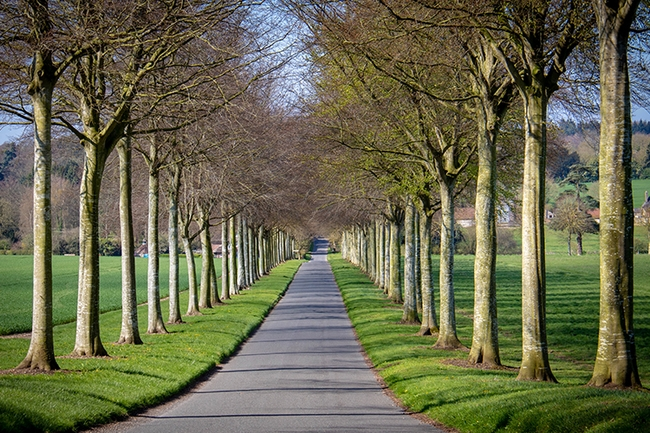
//> input picture Estimate_vanishing_points_data/1603176284-vanishingpoint.jpg, 650 x 433 px; its folder holds only this picture in this run
$ ./Vanishing_Point_Estimation   (built with g++ and OpenCV 4)
//> lines starting //> are read from the running program, lines starting //| are printed output that depends on the picture; after the words box and inside, x2 and y2 are one past the last pixel; in counts of white or black regions, pixels touching at a corner belong together
#include <opencv2/opencv.hpp>
#include <iostream>
#include <vector>
#include <cmath>
#include <filesystem>

namespace fs = std::filesystem;
using namespace cv;
using namespace std;

/**
 * Computes the intersection point between two line segments
 * @param a First line represented as Vec4i (x1, y1, x2, y2)
 * @param b Second line represented as Vec4i (x1, y1, x2, y2)
 * @return Point2f representing the intersection point, or (-1, -1) if lines are parallel
 */
Point2f computeIntersection(Vec4i a, Vec4i b) {
    // Extract points from line segments
    Point2f p1(a[0], a[1]), p2(a[2], a[3]);
    Point2f q1(b[0], b[1]), q2(b[2], b[3]);

    // Line 1: Ax + By = C
    float A1 = p2.y - p1.y;
    float B1 = p1.x - p2.x;
    float C1 = A1 * p1.x + B1 * p1.y;

    // Line 2: Ax + By = C
    float A2 = q2.y - q1.y;
    float B2 = q1.x - q2.x;
    float C2 = A2 * q1.x + B2 * q1.y;

    // Determinant for Cramer's rule
    float det = A1 * B2 - A2 * B1;

    // Check if lines are parallel (determinant close to zero)
    if (fabs(det) < 1e-10) return Point2f(-1, -1);

    // Solve system of equations using Cramer's rule
    float x = (B2 * C1 - B1 * C2) / det;
    float y = (A1 * C2 - A2 * C1) / det;

    return Point2f(x, y);
}

/**
 * Processes an image to detect and visualize vanishing points
 * @param inputPath Path to the input image
 * @param outputPath Path where the result image will be saved
 */
void processImage(const string& inputPath, const string& outputPath) {
    // Load the input image
    Mat img = imread(inputPath);
//> img is the input picture: 433 rows x 650 cols, CV_8UC3; mean B, G, R 77.4, 104.6, 104.3
    if (img.empty()) {
        cerr << "Failed to load: " << inputPath << endl;
        return;
    }

    // Preprocess the image: convert to grayscale and apply blur
    Mat gray, blurred, edges;
    cvtColor(img, gray, COLOR_BGR2GRAY);
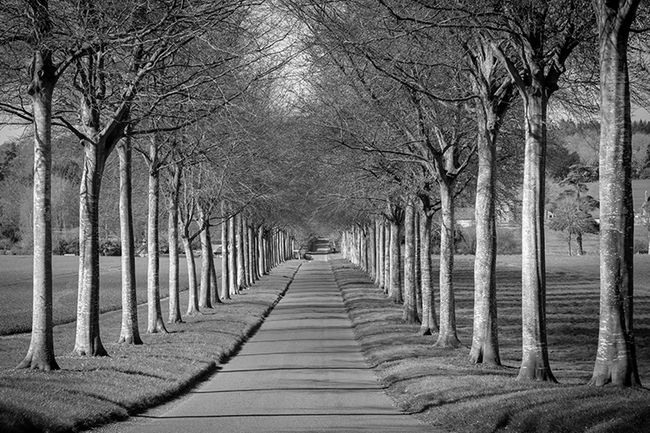
//> gray: 433 rows x 650 cols, CV_8UC1; min 0, max 255, mean 101.4
    GaussianBlur(gray, blurred, Size(5, 5), 1.5);
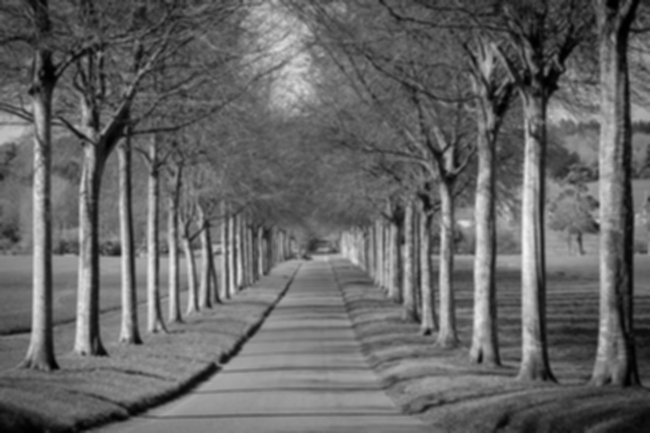
//> blurred: 433 rows x 650 cols, CV_8UC1; min 0, max 243, mean 101.4

    // Detect edges using Canny algorithm
    Canny(blurred, edges, 50, 150);
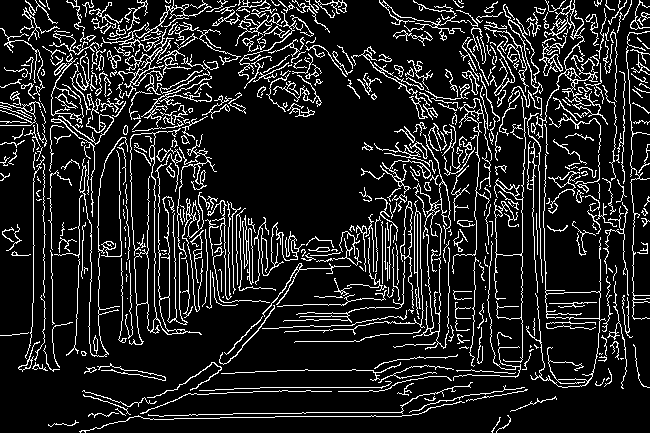
//> edges: 433 rows x 650 cols, CV_8UC1; 13.2% white in thin lines or dots

    // Detect lines using Hough transform
    vector<Vec4i> lines;
    HoughLinesP(edges, lines, 1, CV_PI / 180, 100, 100, 10);
//> lines = 67 lines (x1, y1, x2, y2), first 8: [189, 414, 290, 413], [277, 370, 385, 370], [452, 88, 579, 101], [386, 200, 553, 33], [49, 45, 206, 36], [341, 241, 475, 202], [303, 341, 451, 193], [154, 306, 154, 178]

    // Filter lines based on their angle (exclude horizontal and vertical lines)
    vector<Vec4i> filtered;
    for (auto& l : lines) {
        float dx = l[2] - l[0];
        float dy = l[3] - l[1];
        float angle = atan2(dy, dx) * 180 / CV_PI;
        if (fabs(angle) > 20 && fabs(angle) < 160)
            filtered.push_back(l);
    }
//> this loop made 67 passes
//> (l, dx, dy, angle) on passes 1 to 12: ([189, 414, 290, 413], 101, -1, -0.567), ([277, 370, 385, 370], 108, 0, 0), ([452, 88, 579, 101], 127, 13, 5.84), ([386, 200, 553, 33], 167, -167, -45), ([49, 45, 206, 36], 157, -9, -3.28), ([341, 241, 475, 202], 134, -39, -16.23), ([303, 341, 451, 193], 148, -148, -45), ([154, 306, 154, 178], 0, -128, -90), ([134, 73, 258, 56], 124, -17, -7.81), ([16, 112, 132, 104], 116, -8, -3.95), ([346, 255, 474, 255], 128, 0, 0), ([464, 42, 567, 20], 103, -22, -12.06)
//> (dx, dy, angle) on passes 61, 62, 63, 66, 67: (116, -116, -45), (104, -55, -27.87), (147, -147, -45), (103, 55, 28.1), (2, -109, -88.95)

    // Find intersections between all pairs of lines
    vector<Point2f> intersections;
    for (size_t i = 0; i < filtered.size(); i++) {
        for (size_t j = i + 1; j < filtered.size(); j++) {
            Point2f pt = computeIntersection(filtered[i], filtered[j]);

            // Keep only intersections within reasonable bounds (allow some margin outside image)
            if (pt.x >= 0 && pt.y >= 0 && pt.x < img.cols * 2 && pt.y < img.rows * 2) {
                intersections.push_back(pt);
            }
        }
    }
//> this loop made 35 passes
//> after the loop, intersections = 481 Points (x, y), first 12: [154, 432], [522, 64], [33, 553], [181.4, 404.6], [377.9, 208.1], [360.6, 225.4], [285, 301], [427.8, 158.2], [355.5, 230.5], [328.4, 257.6], [44, 542], [302.5, 283.5]

    // Compute the vanishing point as the average of all intersections
    Point2f vp(0, 0);
    for (auto& p : intersections) vp += p;
//> this loop made 481 passes
//> (p, vp) on passes 2 to 4: (Point(522, 64), Point(676, 496)), (Point(33, 553), Point(709, 1049)), (Point(181.4, 404.6), Point(890.4, 1453.6))
//> after the loop, vp = Point(147207.8, 124640.6)
    if (!intersections.empty()) vp *= 1.0 / intersections.size();
//> vp = Point(306, 259.1)

    // Create output visualization
    Mat result = img.clone();

    // Draw the filtered lines
    for (auto& l : filtered)
        line(result, Point(l[0], l[1]), Point(l[2], l[3]), Scalar(0, 255, 0), 2);
//> this loop made 35 passes
//> l on passes 1 to 12: [386, 200, 553, 33], [303, 341, 451, 193], [154, 306, 154, 178], [522, 302, 522, 185], [33, 302, 33, 79], [175, 84, 177, 184], [121, 328, 316, 237], [599, 258, 599, 83], [157, 329, 269, 272], [347, 249, 502, 119], [148, 306, 290, 231], [351, 226, 482, 357]
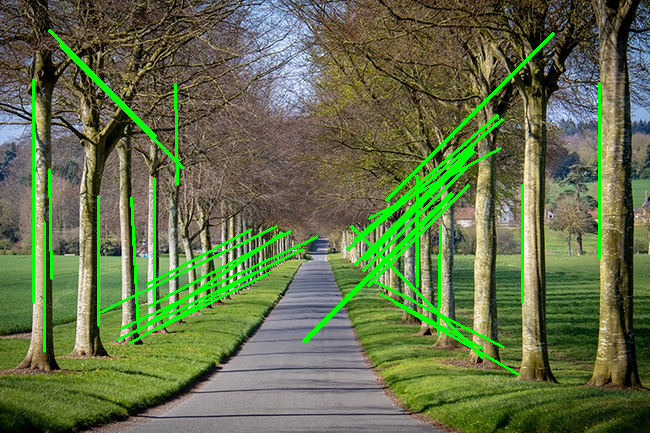
//> result: 433 rows x 650 cols, CV_8UC3; 5.63% of pixels changed, all inside (x1, y1, x2, y2) = (32, 29, 601, 376)

    // Draw the vanishing point
    if (!intersections.empty())
        circle(result, vp, 10, Scalar(0, 0, 255), -1);
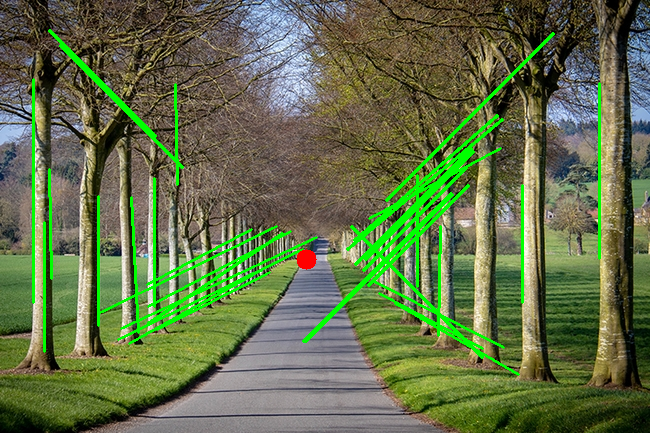
//> result: 433 rows x 650 cols, CV_8UC3; 0.11% of pixels changed, all inside (x1, y1, x2, y2) = (296, 249, 317, 270)

    // Save the result
    imwrite(outputPath, result);
    cout << "Processed: " << inputPath << " → " << outputPath << endl;
}

/**
 * Main function that processes all images in a specified folder
 */
int main() {
    // Input and output directories
    string folder = "Estimate_vanishing_points_data";
    string outputFolder = "output_results";

    // Create output directory if it doesn't exist
    fs::create_directories(outputFolder);

    // Process each image in the input folder
    for (const auto& entry : fs::directory_iterator(folder)) {
        string path = entry.path().string();
        string filename = entry.path().filename().string();
        string outputPath = outputFolder + "/" + filename;

        processImage(path, outputPath);
    }

    return 0;
}

$ run again, on Estimate_vanishing_points_data/maxresdefault.jpg
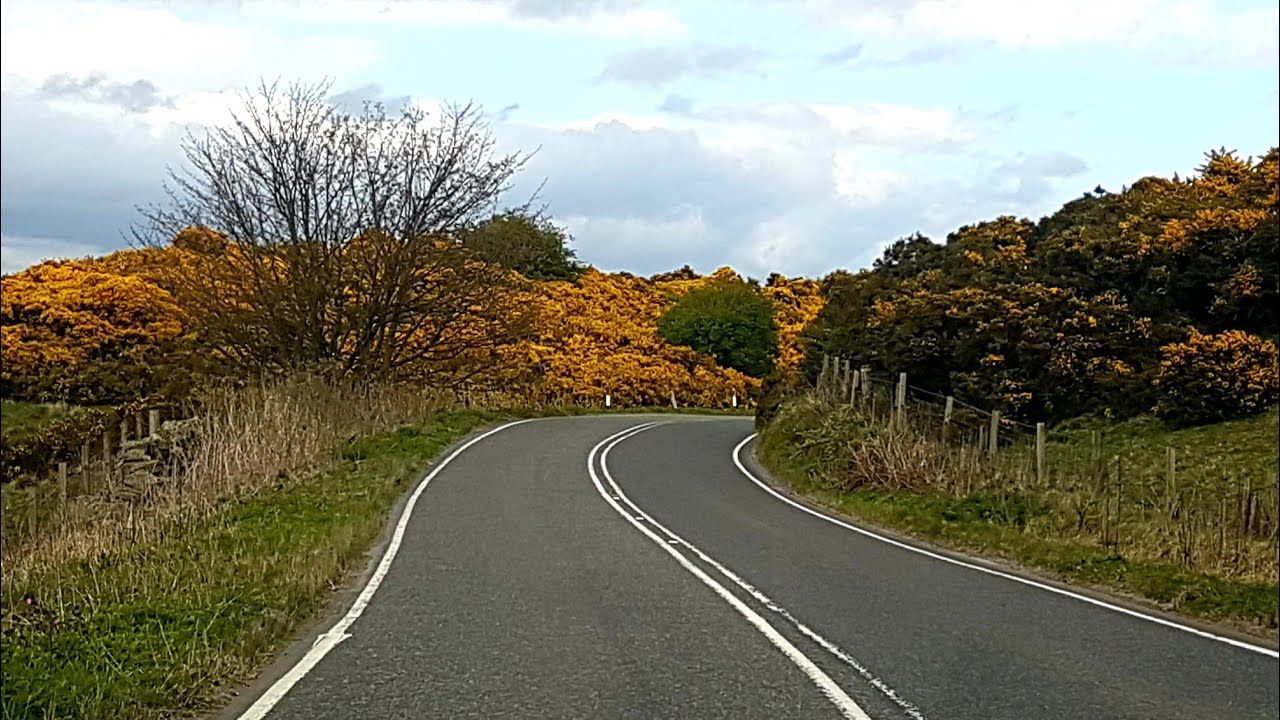
//> input picture Estimate_vanishing_points_data/maxresdefault.jpg, 1280 x 720 px
//> in processImage, img is the input picture: 720 rows x 1280 cols, CV_8UC3; mean B, G, R 107.4, 125.1, 125
//> in processImage, `Canny(blurred, edges, 50, 150);`:
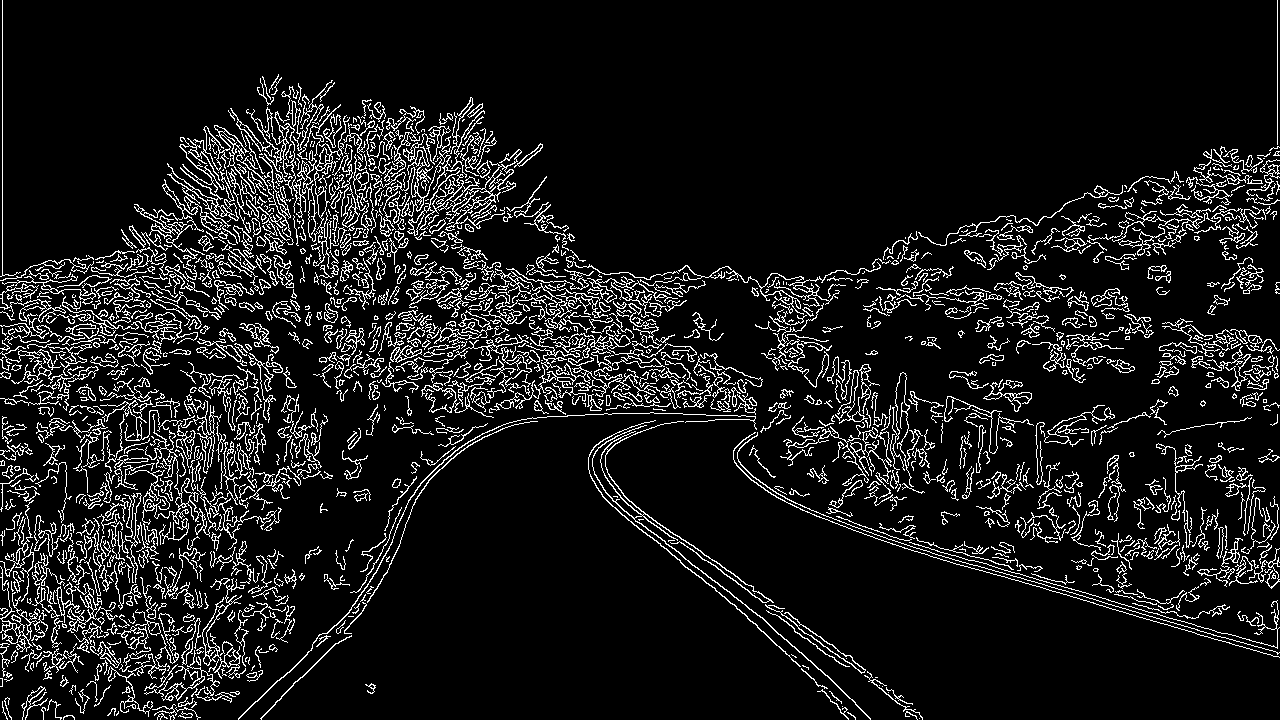
//> edges: 720 rows x 1280 cols, CV_8UC1; 9.8% white in thin lines or dots
//> lines = 217 lines (x1, y1, x2, y2), first 8: [2, 311, 2, 0], [449, 379, 645, 331], [989, 565, 1277, 648], [505, 290, 631, 279], [395, 348, 529, 319], [206, 134, 423, 235], [489, 311, 652, 291], [128, 519, 246, 401]
//> the loop in processImage, `for (auto& l : lines)` made 217 passes
//> (l, dx, dy, angle) on passes 1 to 3: ([2, 311, 2, 0], 0, -311, -90), ([449, 379, 645, 331], 196, -48, -13.76), ([989, 565, 1277, 648], 288, 83, 16.08)
//> after the loop in processImage, `for (auto& l : lines)`: filtered = 104 items, first 8: [2, 311, 2, 0], [206, 134, 423, 235], [128, 519, 246, 401], [189, 176, 395, 251], [281, 150, 430, 299], [228, 195, 381, 254], [516, 283, 626, 328], [2, 666, 272, 396]
//> the loop in processImage, `for (size_t i = 0; i < filtered.size(); i++)` made 104 passes
//> after the loop in processImage, `for (size_t i = 0; i < filtered.size(); i++)`: intersections = 4346 Points (x, y), first 12: [2, 39.05], [2, 645], [2, 107.9], [2, 107.8], [2, 72.73], [2, 666], [2, 51.57], [2, 58.92], [2, 89.76], [2, 19.96], [2, 689], [2, 35]
//> the loop in processImage, `for (auto& p : intersections) vp += p;` made 4346 passes
//> (p, vp) on passes 2 to 4: (Point(2, 645), Point(4, 684.1)), (Point(2, 107.9), Point(6, 792)), (Point(2, 107.8), Point(8, 899.8))
//> after the loop in processImage, `for (auto& p : intersections) vp += p;`: vp = Point(4155736, 1966488)
//> in processImage, `if (!intersections.empty()) vp *= 1.0 / intersections.size();`: vp = Point(956.2, 452.5)
//> the loop in processImage, `for (auto& l : filtered)` made 104 passes
//> after the loop in processImage, `for (auto& l : filtered)`:
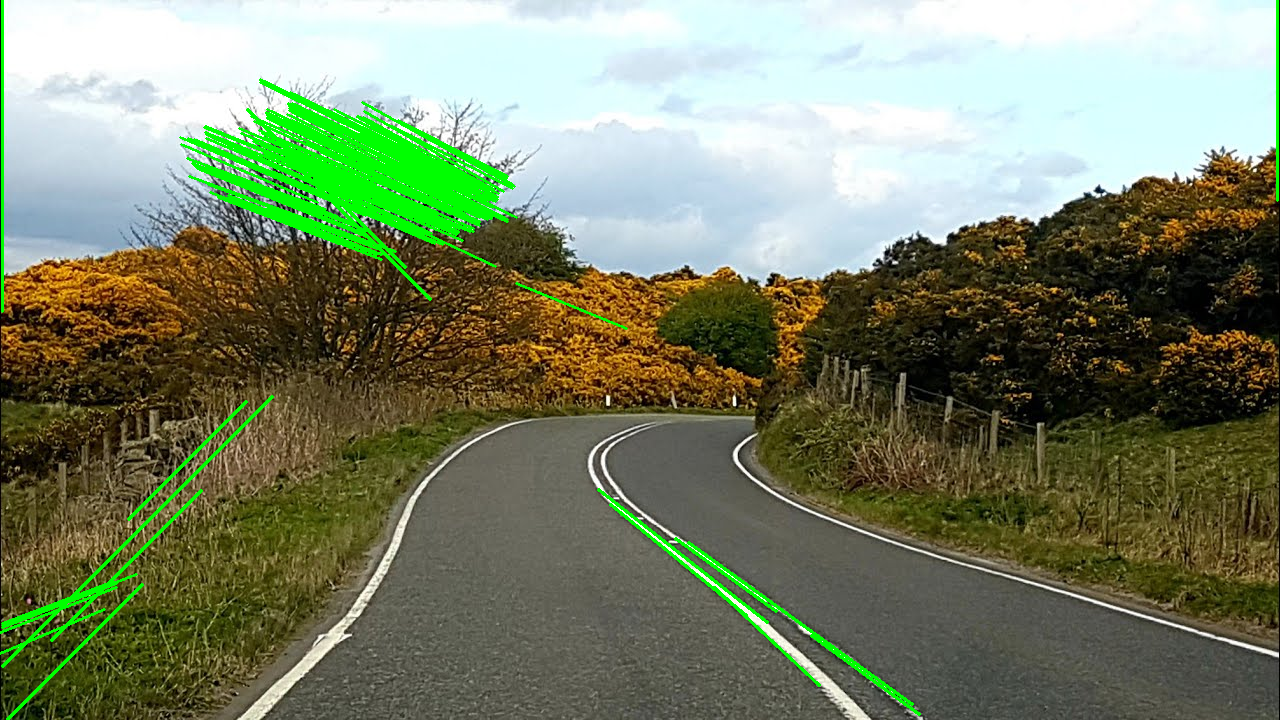
//> result: 720 rows x 1280 cols, CV_8UC3; 3.95% of pixels changed, all inside (x1, y1, x2, y2) = (0, 0, 1279, 720)

$ run again, on Estimate_vanishing_points_data/pexels-photo-10622719.jpeg
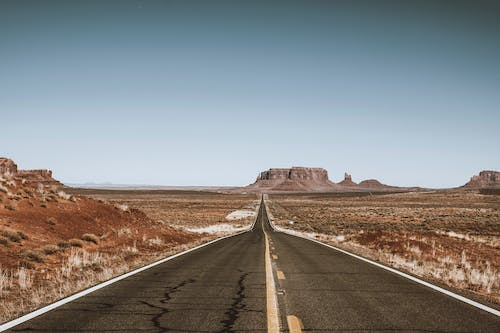
//> input picture Estimate_vanishing_points_data/pexels-photo-10622719.jpeg, 500 x 333 px
//> in processImage, img is the input picture: 333 rows x 500 cols, CV_8UC3; mean B, G, R 130.3, 132.3, 133
//> in processImage, `Canny(blurred, edges, 50, 150);`:
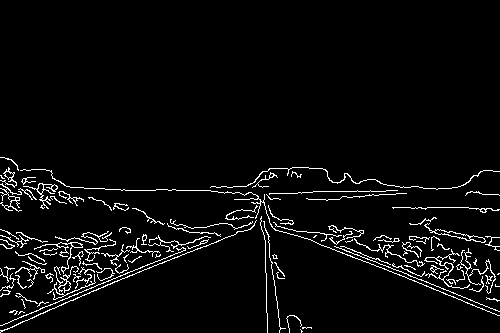
//> edges: 333 rows x 500 cols, CV_8UC1; 4.2% white in thin lines or dots, all inside (x1, y1, x2, y2) = (0, 157, 500, 333)
//> lines = 5 lines (x1, y1, x2, y2): [12, 320, 207, 241], [65, 302, 275, 217], [329, 247, 499, 315], [242, 194, 357, 190], [344, 249, 485, 306]
//> the loop in processImage, `for (auto& l : lines)` made 5 passes
//> (l, dx, dy, angle) on passes 1 to 5: ([12, 320, 207, 241], 195, -79, -22.05), ([65, 302, 275, 217], 210, -85, -22.04), ([329, 247, 499, 315], 170, 68, 21.8), ([242, 194, 357, 190], 115, -4, -1.99), ([344, 249, 485, 306], 141, 57, 22.01)
//> the loop in processImage, `for (size_t i = 0; i < filtered.size(); i++)` made 4 passes
//> after the loop in processImage, `for (size_t i = 0; i < filtered.size(); i++)`: intersections = 4 Points (x, y): [260.2, 219.5], [265.5, 217.3], [264.6, 221.2], [269.9, 219.1]
//> the loop in processImage, `for (auto& p : intersections) vp += p;` made 4 passes
//> (p, vp) on passes 2 to 4: (Point(265.5, 217.3), Point(525.7, 436.7)), (Point(264.6, 221.2), Point(790.3, 658)), (Point(269.9, 219.1), Point(1060.2, 877))
//> in processImage, `if (!intersections.empty()) vp *= 1.0 / intersections.size();`: vp = Point(265, 219.3)
//> the loop in processImage, `for (auto& l : filtered)` made 4 passes
//> in processImage, `circle(result, vp, 10, Scalar(0, 0, 255), -1);`:
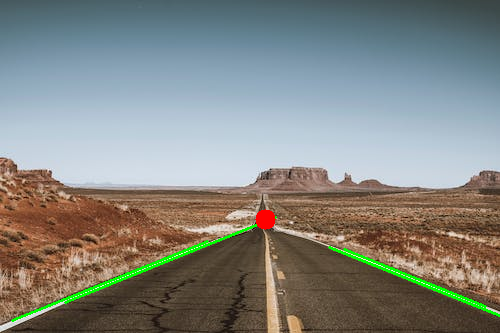
//> result: 333 rows x 500 cols, CV_8UC3; mean B, G, R 128.7, 133.7, 131.6

$ run again, on Estimate_vanishing_points_data/vanishing-point-4468780__340.jpg
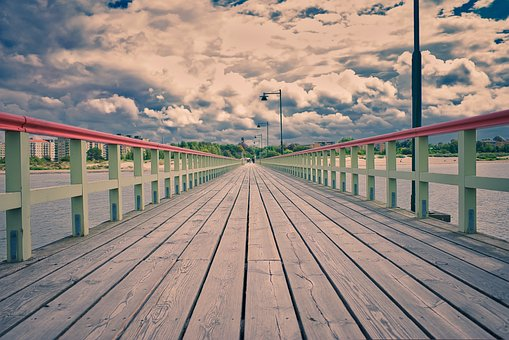
//> input picture Estimate_vanishing_points_data/vanishing-point-4468780__340.jpg, 509 x 340 px
//> in processImage, img is the input picture: 340 rows x 509 cols, CV_8UC3; mean B, G, R 130.8, 137.8, 150.4
//> in processImage, `Canny(blurred, edges, 50, 150);`:
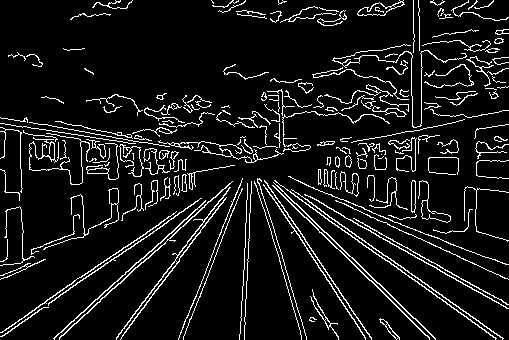
//> edges: 340 rows x 509 cols, CV_8UC1; 8.9% white in thin lines or dots
//> lines = 35 lines (x1, y1, x2, y2), first 8: [273, 182, 435, 338], [59, 337, 232, 181], [291, 189, 502, 337], [344, 217, 508, 308], [310, 207, 496, 338], [116, 338, 230, 187], [317, 208, 502, 338], [57, 292, 176, 211]
//> the loop in processImage, `for (auto& l : lines)` made 35 passes
//> (l, dx, dy, angle) on passes 1 to 8: ([273, 182, 435, 338], 162, 156, 43.92), ([59, 337, 232, 181], 173, -156, -42.04), ([291, 189, 502, 337], 211, 148, 35.05), ([344, 217, 508, 308], 164, 91, 29.02), ([310, 207, 496, 338], 186, 131, 35.16), ([116, 338, 230, 187], 114, -151, -52.95), ([317, 208, 502, 338], 185, 130, 35.1), ([57, 292, 176, 211], 119, -81, -34.24)
//> the loop in processImage, `for (size_t i = 0; i < filtered.size(); i++)` made 31 passes
//> after the loop in processImage, `for (size_t i = 0; i < filtered.size(); i++)`: intersections = 442 Points (x, y), first 12: [252.6, 162.4], [251.5, 161.3], [262.2, 171.6], [268.9, 178.1], [250.3, 160.1], [254.1, 163.8], [250.5, 160.3], [250.4, 160.2], [251.9, 161.6], [252.2, 161.9], [240.8, 151], [253.4, 163.1]
//> the loop in processImage, `for (auto& p : intersections) vp += p;` made 442 passes
//> (p, vp) on passes 2 to 4: (Point(251.5, 161.3), Point(504.1, 323.7)), (Point(262.2, 171.6), Point(766.4, 495.3)), (Point(268.9, 178.1), Point(1035.3, 673.4))
//> after the loop in processImage, `for (auto& p : intersections) vp += p;`: vp = Point(110645.7, 71090.4)
//> in processImage, `if (!intersections.empty()) vp *= 1.0 / intersections.size();`: vp = Point(250.3, 160.8)
//> the loop in processImage, `for (auto& l : filtered)` made 31 passes
//> in processImage, `circle(result, vp, 10, Scalar(0, 0, 255), -1);`:
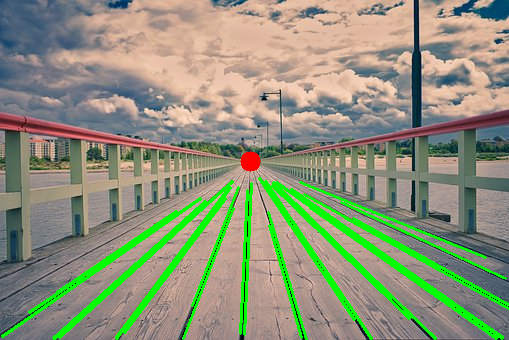
//> result: 340 rows x 509 cols, CV_8UC3; mean B, G, R 121.5, 147.6, 140.5
